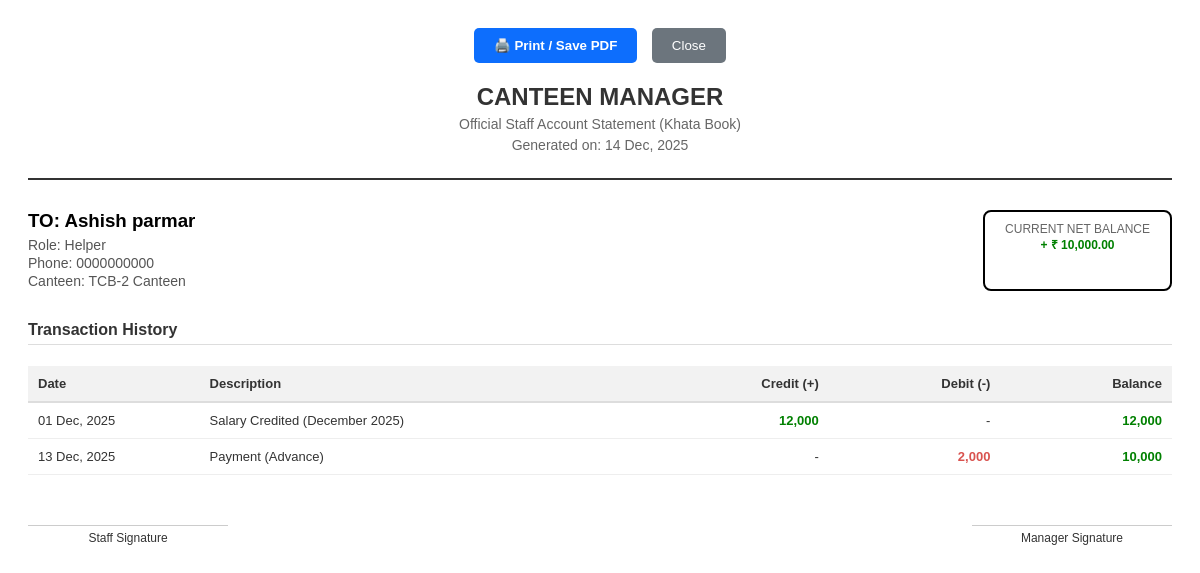
The page /management/staff/1/print/ (signed in) on the database as committed earlier.
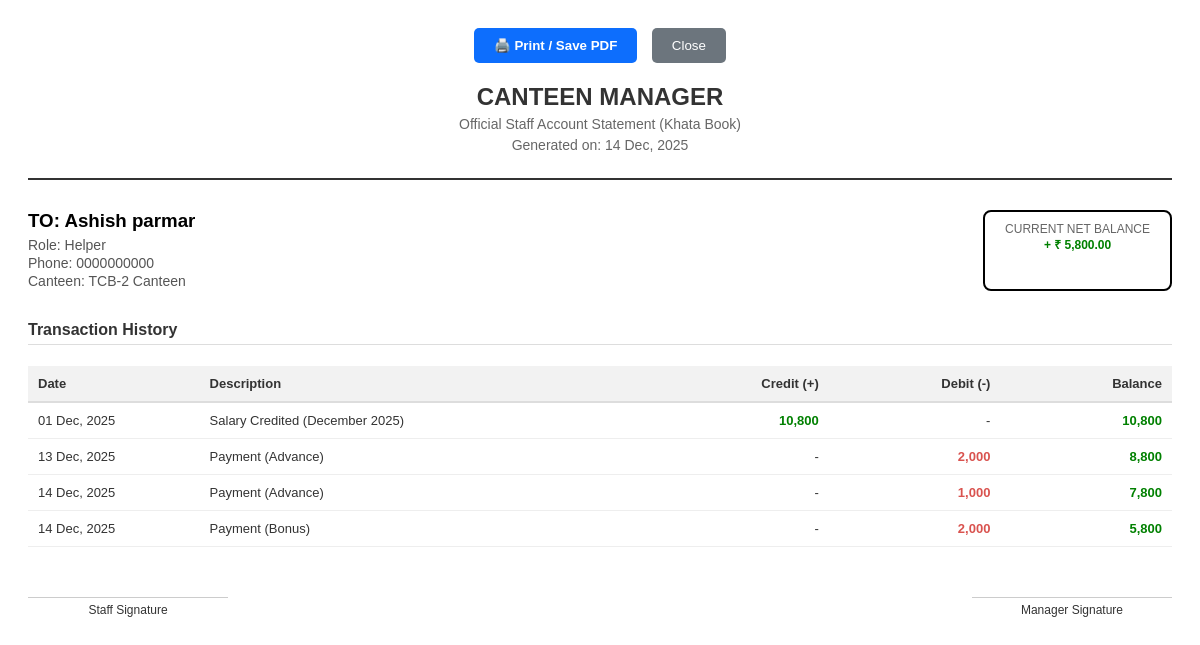
The same page on the database as committed later.
### management/models.py (models this page shows, shortened)
class SalaryPayment(models.Model):
    PAYMENT_TYPES = [
        ('Monthly', 'Monthly Salary Payment'),
        ('Advance', 'Advance Payment'),
        ('Bonus', 'Bonus'),
    ]
    staff = models.ForeignKey(
        Staff,
        on_delete=models.CASCADE,
        verbose_name="Staff Member"
    )
    date = models.DateField(verbose_name="Payment Date") # भुगतान की तारीख
    payment_type = models.CharField(max_length=10, choices=PAYMENT_TYPES, verbose_name="Payment Type") # एडवांस है या मासिक वेतन
    amount = models.DecimalField(max_digits=10, decimal_places=2, verbose_name="Amount Paid") # दी गई राशि
    notes = models.TextField(null=True, blank=True, verbose_name="Notes/Details") # कोई भी टिप्पणी (जैसे: इस माह का भुगतान)
    class Meta:
        verbose_name = "Salary/Advance Payment"
        verbose_name_plural = "Salary Payments"
        ordering = ['-date']

### management/views.py (the view)
# urls.py: path('staff/<int:staff_id>/print/', views.print_staff_ledger, name='print_staff_ledger'),
@login_required
def print_staff_ledger(request, staff_id):
    staff = get_object_or_404(Staff, pk=staff_id)
    loop_start_date = staff.joining_date if staff.joining_date else date(date.today().year, 1, 1)
    today = date.today()
    all_transactions = []
    payments = SalaryPayment.objects.filter(staff=staff)
    for pay in payments:
        all_transactions.append({ 'date': pay.date, 'description': f"Payment ({pay.payment_type})", 'credit': 0, 'debit': pay.amount, 'type': 'debit' })
    current_date = loop_start_date.replace(day=1)
    while current_date <= today.replace(day=1):
        last_day = current_date + relativedelta(months=1) - timedelta(days=1)
        monthly_salary = staff.monthly_salary
        leaves = StaffLeave.objects.filter(staff=staff, start_date__gte=current_date, end_date__lte=last_day)
        deduction = (monthly_salary / 30) * sum(l.total_days() for l in leaves)
        all_transactions.append({
            'date': current_date, # Salary on 1st
            'description': f"Salary Credited ({current_date.strftime('%B %Y')})",
            'credit': monthly_salary - deduction, 'debit': 0, 'type': 'credit'
        })
        current_date += relativedelta(months=1)
    all_transactions.sort(key=lambda x: (x['date'], 0 if x['type'] == 'credit' else 1))
    running_balance = 0
    final_ledger = []
    for trans in all_transactions:
        running_balance = running_balance + trans['credit'] - trans['debit']
        trans['balance'] = running_balance
        final_ledger.append(trans)
    return render(request, 'management/staff_ledger_print.html', {'staff': staff, 'ledger_data': final_ledger, 'overall_balance': running_balance, 'print_date': date.today()})

### management/models.py (called while the page is built)
    def total_days(self):
        if self.start_date and self.end_date:
            delta = self.end_date - self.start_date
            return delta.days + 1
        return 0

### management/templates/management/staff_ledger_print.html (shortened to what this page needs)
{% load humanize %}
<!DOCTYPE html>
<html lang="en">
<head>
</head>
<body>
    <div class="no-print" style="margin-bottom: 20px; text-align: center;">
        <button onclick="window.print()" style="padding: 10px 20px; background: #0d6efd; color: white; border: none; cursor: pointer; border-radius: 5px; font-weight: bold;">
            🖨️ Print / Save PDF
        </button>
        <button onclick="window.close()" style="padding: 10px 20px; background: #6c757d; color: white; border: none; cursor: pointer; border-radius: 5px; margin-left: 10px;">
            Close
        </button>
    </div>
    <div class="header">
        <h1>Canteen Manager</h1>
        <p>Official Staff Account Statement (Khata Book)</p>
        <p>Generated on: {{ print_date|date:"d M, Y" }}</p>
    </div>
    <div class="info-box">
        <div class="info-left">
            <h3>TO: {{ staff.name }}</h3>
            <p>Role: {{ staff.role }}</p>
            <p>Phone: {{ staff.phone }}</p>
            <p>Canteen: {{ staff.canteen.name }}</p>
        </div>
        <div class="balance-box">
            <span>Current Net Balance</span>
            <strong>
                {% if overall_balance > 0 %}
                    <span style="color: green;">+ ₹ {{ overall_balance|intcomma }}</span>
                {% elif overall_balance < 0 %}
                    <span style="color: red;">{{ overall_balance|intcomma }}</span>
                {% else %}
                    ₹ 0
                {% endif %}
            </strong>
        </div>
    </div>
    <h4 style="border-bottom: 1px solid #ddd; padding-bottom: 5px;">Transaction History</h4>
    <table>
        <thead>
            <tr>
                <th width="15%">Date</th>
                <th width="40%">Description</th>
                <th width="15%" class="text-right">Credit (+)</th>
                <th width="15%" class="text-right">Debit (-)</th>
                <th width="15%" class="text-right">Balance</th>
            </tr>
        </thead>
        <tbody>
            {% for row in ledger_data %}
            <tr>
                <td>{{ row.date|date:"d M, Y" }}</td>
                <td>{{ row.description }}</td>
                <td class="text-right">
                    {% if row.credit > 0 %}
                        <span class="success">{{ row.credit|floatformat:0|intcomma }}</span>
                    {% else %}
                        -
                    {% endif %}
                </td>
                <td class="text-right">
                    {% if row.debit > 0 %}
                        <span class="danger">{{ row.debit|floatformat:0|intcomma }}</span>
                    {% else %}
                        -
                    {% endif %}
                </td>
                <td class="text-right fw-bold">
                    {% if row.balance > 0 %}
                        <span class="success">{{ row.balance|floatformat:0|intcomma }}</span>
                    {% elif row.balance < 0 %}
                        <span class="danger">{{ row.balance|floatformat:0|intcomma }}</span>
                    {% else %}
                        0
                    {% endif %}
                </td>
            </tr>
            {% endfor %}
        </tbody>
    </table>
    <div class="footer">
        <div>Staff Signature</div>
        <div>Manager Signature</div>
    </div>
</body>
</html>

Rows that differ between the two databases and show on the page:
added SalaryPayment: date "14 Dec, 2025", debit "1,000"
added SalaryPayment: date "14 Dec, 2025", debit "2,000"
Other text that changed with them:
{{ overall_balance|intcomma }}: "10,000.00" → "5,800.00"
new list line: "01 Dec, 2025 Salary Credited (December 2025) 10,800 - 10,800"
new list line: "13 Dec, 2025 2,000"
new list line: "Payment (Advance) - 8,800"
new list line: "Payment (Advance) - 7,800"
new list line: "Payment (Bonus) - 5,800"
list line gone: "01 Dec, 2025 Salary Credited (December 2025) 12,000 - 12,000"
list line gone: "13 Dec, 2025 2,000"
list line gone: "Payment (Advance) - 10,000"
